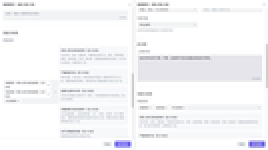
#> input picture artifacts/design-qa/comparison-drawer-source-vs-implementation.png, 134 x 75 px, shrunk from 1440 x 800 before the run (shown 2 times larger)
$ python remove-solid-background.py --input ../../../../artifacts/design-qa/comparison-drawer-source-vs-implementation.png --out out.png
#> lines starting #> are read from the running program, lines starting #| are printed output that depends on the picture
#!/usr/bin/env python3

import argparse
import json
import math
from collections import deque
from pathlib import Path
from statistics import median

from PIL import Image, ImageFilter


NAMED_KEYS = {
    "black": (0, 0, 0),
    "white": (255, 255, 255),
    "green": (0, 255, 0),
    "magenta": (255, 0, 255),
}

MODES = (
    "solid-key",
    "light-on-black",
    "dark-on-white",
    "chroma-matte",
)


def parse_key(value, image):
    lowered = value.lower()
    if lowered in NAMED_KEYS:
        return NAMED_KEYS[lowered]
    if lowered.startswith("#") and len(lowered) == 7:
        return tuple(int(lowered[index:index + 2], 16) for index in (1, 3, 5))
    if lowered != "auto":
        raise ValueError("--key must be auto, black, white, green, magenta, or #RRGGBB")

    width, height = image.size
    step = max(1, min(width, height) // 100)
    border = []
    for x in range(0, width, step):
        border.append(image.getpixel((x, 0))[:3])
        border.append(image.getpixel((x, height - 1))[:3])
    for y in range(0, height, step):
        border.append(image.getpixel((0, y))[:3])
        border.append(image.getpixel((width - 1, y))[:3])
    return tuple(int(median(pixel[channel] for pixel in border)) for channel in range(3))


def distance(rgb, key):
    return math.sqrt(sum((rgb[index] - key[index]) ** 2 for index in range(3)))


def connected_background(image, key, opaque_threshold):
    width, height = image.size
    pixels = image.load()
    queue = deque()
    visited = set()

    for x in range(width):
        queue.append((x, 0))
        queue.append((x, height - 1))
    for y in range(height):
        queue.append((0, y))
        queue.append((width - 1, y))

    while queue:
        x, y = queue.popleft()
        if (x, y) in visited:
            continue
        if distance(pixels[x, y][:3], key) > opaque_threshold:
            continue
        visited.add((x, y))
        if x > 0:
            queue.append((x - 1, y))
        if x + 1 < width:
            queue.append((x + 1, y))
        if y > 0:
            queue.append((x, y - 1))
        if y + 1 < height:
            queue.append((x, y + 1))
    return visited


def unmatte(channel, key_channel, alpha):
    if alpha <= 0.01:
        return 0
    value = (channel - key_channel * (1.0 - alpha)) / alpha
    return max(0, min(255, round(value)))


def matte_alpha(rgb, key, mode, transparent_threshold, opaque_threshold):
    if mode == "solid-key":
        delta = distance(rgb, key)
        if delta <= transparent_threshold:
            return 0.0
        if delta >= opaque_threshold:
            return 1.0
        return (delta - transparent_threshold) / (opaque_threshold - transparent_threshold)

    if mode == "light-on-black":
        foreground_signal = max(rgb)
    elif mode == "dark-on-white":
        foreground_signal = 255 - min(rgb)
    elif key == NAMED_KEYS["green"]:
        foreground_signal = max(rgb[0], rgb[2], 255 - rgb[1])
    else:
        foreground_signal = max(rgb[1], 255 - rgb[0], 255 - rgb[2])

    if foreground_signal <= transparent_threshold:
        return 0.0
    return foreground_signal / 255.0


def validate_mode(mode, key, connected_only):
    if mode == "light-on-black" and key != NAMED_KEYS["black"]:
        raise ValueError("--mode light-on-black requires a pure black key")
    if mode == "dark-on-white" and key != NAMED_KEYS["white"]:
        raise ValueError("--mode dark-on-white requires a pure white key")
    if mode == "chroma-matte" and key not in (NAMED_KEYS["green"], NAMED_KEYS["magenta"]):
        raise ValueError("--mode chroma-matte requires a pure green or pure magenta key")
    if connected_only and mode != "solid-key":
        raise ValueError("--connected-only is supported only with --mode solid-key")


def remove_background(
    image,
    key,
    mode,
    transparent_threshold,
    opaque_threshold,
    despill,
    edge_contract,
    connected_only,
):
    source = image.convert("RGBA")
    width, height = source.size
    source_pixels = source.load()
    connected = connected_background(source, key, opaque_threshold) if connected_only else None
    result = Image.new("RGBA", source.size)
    output = result.load()

    for y in range(height):
        for x in range(width):
            red, green, blue, source_alpha = source_pixels[x, y]
            if connected is not None and (x, y) not in connected:
                output[x, y] = (red, green, blue, source_alpha)
                continue
            matte_fraction = matte_alpha(
                (red, green, blue),
                key,
                mode,
                transparent_threshold,
                opaque_threshold,
            )
            alpha = round(source_alpha * matte_fraction)
            if despill and 0 < alpha < 255:
                red = unmatte(red, key[0], matte_fraction)
                green = unmatte(green, key[1], matte_fraction)
                blue = unmatte(blue, key[2], matte_fraction)
            output[x, y] = (red, green, blue, alpha)

    if edge_contract > 0:
        alpha = result.getchannel("A")
        for _ in range(edge_contract):
            alpha = alpha.filter(ImageFilter.MinFilter(3))
        result.putalpha(alpha)
    return result


def main():
    parser = argparse.ArgumentParser(description="Remove a keyed background or matte and write a transparent PNG.")
    parser.add_argument("--input", required=True)
    parser.add_argument("--out", required=True)
    parser.add_argument("--key", default="auto")
    parser.add_argument("--mode", choices=MODES, default="solid-key")
    parser.add_argument("--transparent-threshold", type=float, default=12.0)
    parser.add_argument("--opaque-threshold", type=float, default=90.0)
    parser.add_argument("--edge-contract", type=int, default=0)
    parser.add_argument("--connected-only", action="store_true", help="Remove only key-colored regions connected to the image border")
    parser.add_argument("--no-despill", action="store_true")
    args = parser.parse_args()

    input_path = Path(args.input).expanduser().resolve()
    output_path = Path(args.out).expanduser().resolve()
    if input_path == output_path:
        raise SystemExit("Refusing to overwrite the input image")
    if args.transparent_threshold < 0 or args.opaque_threshold <= args.transparent_threshold:
        raise SystemExit("Thresholds must satisfy 0 <= transparent < opaque")
    if args.edge_contract < 0 or args.edge_contract > 4:
        raise SystemExit("--edge-contract must be from 0 to 4")

    image = Image.open(input_path).convert("RGBA")
#> image is the input picture: PIL image 134x75 RGBA; mean R, G, B, A 245.2, 245.6, 247.4, 255
    key = parse_key(args.key, image)
#> after the loop in parse_key, `for x in range(0, width, step):`: border = 268 items, first 6: (255, 255, 255), (255, 255, 255), (255, 255, 255), (255, 255, 255), (255, 255, 255), (255, 255, 255)
#> after the loop in parse_key, `for y in range(0, height, step):`: border = 418 items, first 6: (255, 255, 255), (255, 255, 255), (255, 255, 255), (255, 255, 255), (255, 255, 255), (255, 255, 255)
#> key = (255, 255, 255)
    try:
        validate_mode(args.mode, key, args.connected_only)
    except ValueError as error:
        raise SystemExit(str(error)) from error
    result = remove_background(
        image,
        key,
        args.mode,
        args.transparent_threshold,
        args.opaque_threshold,
        not args.no_despill,
        args.edge_contract,
        args.connected_only,
    )
#> in remove_background, `result = Image.new("RGBA", source.size)`: result: PIL image 134x75 RGBA; every value is 0
#> the loop in remove_background, `for y in range(height):` made 75 passes
    output_path.parent.mkdir(parents=True, exist_ok=True)
    result.save(output_path, format="PNG", optimize=True)
    alpha = result.getchannel("A")
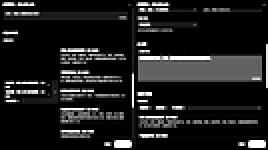
#> alpha: PIL image 134x75 L (shown 2 times larger); min 0, max 255, mean 29.9
    report = {
        "input": str(input_path),
        "output": str(output_path),
        "key": "#%02x%02x%02x" % key,
        "mode": args.mode,
        "size": list(result.size),
        "alphaExtrema": list(alpha.getextrema()),
        "subjectBounds": list(alpha.getbbox()) if alpha.getbbox() else None,
    }
    print(json.dumps(report))
#> (printed output is left out)


if __name__ == "__main__":
    main()

$ run again, on artifacts/design-qa/implementation-drawer-720x800.png
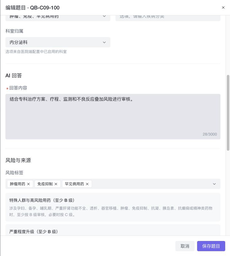
#> input picture artifacts/design-qa/implementation-drawer-720x800.png, 230 x 256 px, shrunk from 720 x 800 before the run
#> after the loop in parse_key, `for x in range(0, width, step):`: border = 230 items, first 6: (217, 218, 219), (217, 218, 219), (254, 254, 254), (254, 254, 254), (255, 255, 255), (255, 255, 255)
#> after the loop in parse_key, `for y in range(0, height, step):`: border = 486 items, first 6: (217, 218, 219), (217, 218, 219), (254, 254, 254), (254, 254, 254), (255, 255, 255), (255, 255, 255)
#> key = (254, 253, 253)
#> in main, `alpha = result.getchannel("A")`:
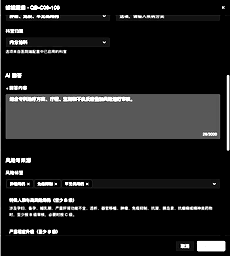
#> alpha: PIL image 230x256 L; min 0, max 255, mean 28.9
#> (printed output is left out)

$ run again, on artifacts/design-qa/question-bank-detail-1373x801.png
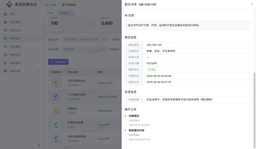
#> input picture artifacts/design-qa/question-bank-detail-1373x801.png, 256 x 149 px, shrunk from 1373 x 801 before the run
#> after the loop in parse_key, `for x in range(0, width, step):`: border = 512 items, first 6: (121, 122, 126), (121, 122, 126), (121, 122, 126), (121, 122, 126), (121, 122, 126), (121, 122, 126)
#> after the loop in parse_key, `for y in range(0, height, step):`: border = 810 items, first 6: (121, 122, 126), (121, 122, 126), (121, 122, 126), (121, 122, 126), (121, 122, 126), (121, 122, 126)
#> key = (231, 231, 231)
#> the loop in remove_background, `for y in range(height):` made 149 passes
#> in main, `alpha = result.getchannel("A")`:
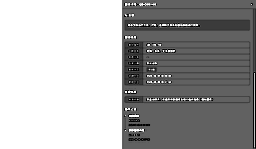
#> alpha: PIL image 256x149 L; min 0, max 255, mean 168.8
#> (printed output is left out)

$ run again, on artifacts/design-qa/question-bank-edit-desktop-1373x801.png
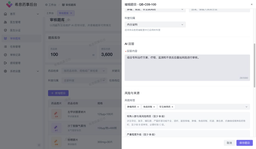
#> input picture artifacts/design-qa/question-bank-edit-desktop-1373x801.png, 256 x 149 px, shrunk from 1373 x 801 before the run
#> after the loop in parse_key, `for x in range(0, width, step):`: border = 512 items, first 6: (121, 122, 126), (121, 122, 126), (121, 122, 126), (121, 122, 126), (121, 122, 126), (121, 122, 126)
#> after the loop in parse_key, `for y in range(0, height, step):`: border = 810 items, first 6: (121, 122, 126), (121, 122, 126), (121, 122, 126), (121, 122, 126), (121, 122, 126), (121, 122, 126)
#> key = (231, 231, 231)
#> the loop in remove_background, `for y in range(height):` made 149 passes
#> in main, `result = remove_background( image, key, args.mode, args.transparent_th..`:
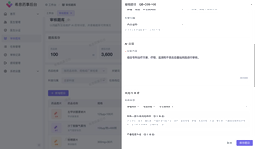
#> result: PIL image 256x149 RGBA; mean R, G, B, A 184.2, 184.9, 188.3, 159.4; transparent parts drawn white
#> in main, `alpha = result.getchannel("A")`:
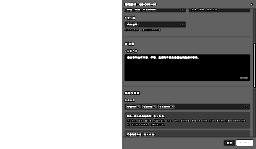
#> alpha: PIL image 256x149 L; min 0, max 255, mean 159.4
#> (printed output is left out)
